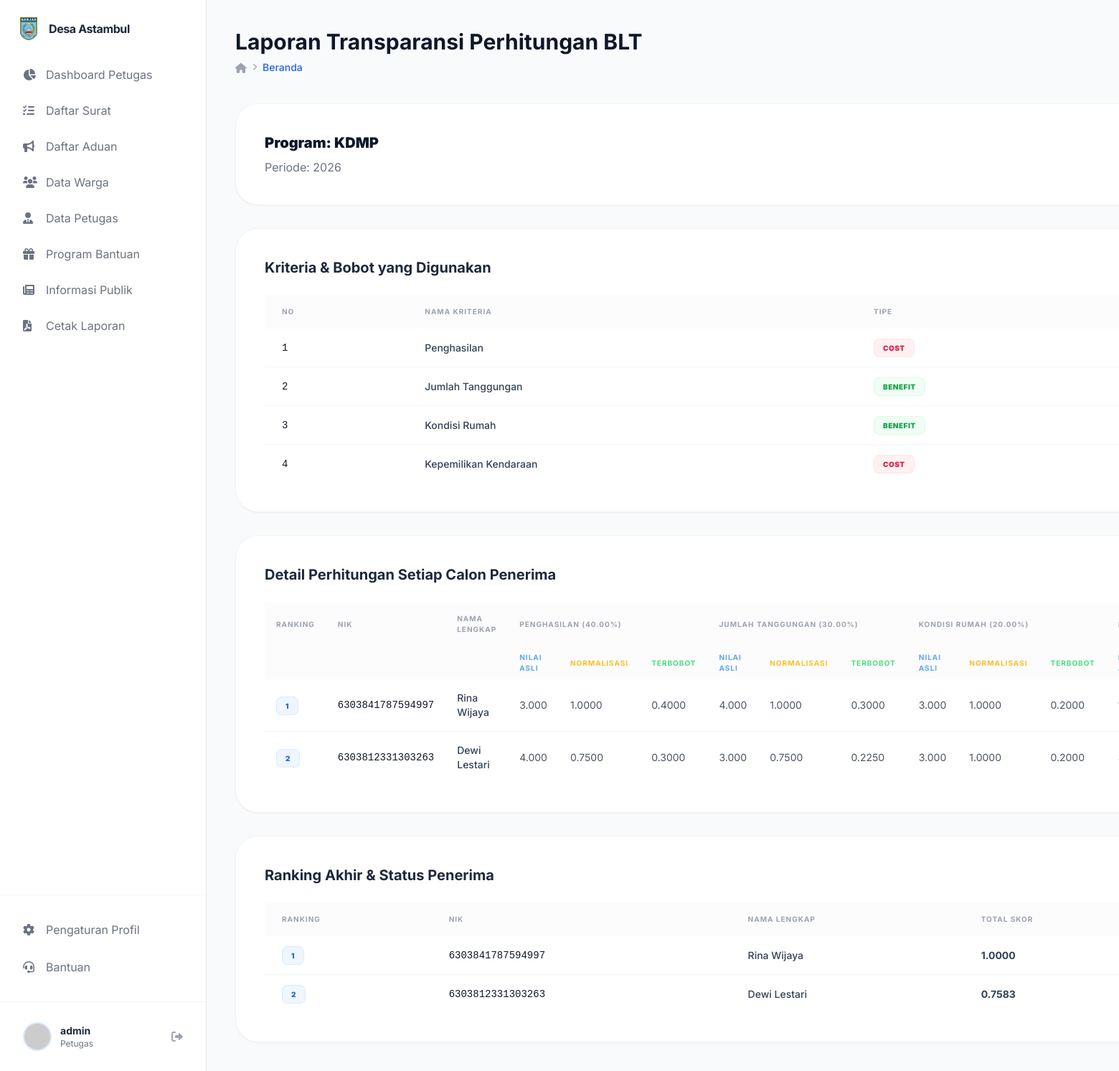
Page /public/blt/laporan/4 (signed in) on the committed database.
### tables this page shows
CREATE TABLE `program_bantuan` (
  `id_program` int NOT NULL,
  `nama_program` varchar(100) NOT NULL,
  `sumber_dana` varchar(100) NOT NULL,
  `periode` varchar(20) NOT NULL,
  `total_anggaran` decimal(12,2) NOT NULL DEFAULT '0.00',
  `kuota_penerima` int NOT NULL DEFAULT '0',
  `status` enum('aktif','selesai','direncanakan') NOT NULL DEFAULT 'direncanakan',
  `created_at` datetime NOT NULL DEFAULT CURRENT_TIMESTAMP,
  `updated_at` datetime NOT NULL DEFAULT CURRENT_TIMESTAMP ON UPDATE CURRENT_TIMESTAMP
);

CREATE TABLE `kriteria_bantuan` (
  `id_kriteria` int NOT NULL,
  `nama_kriteria` varchar(100) NOT NULL,
  `bobot` decimal(5,2) NOT NULL,
  `tipe_kriteria` enum('benefit','cost') NOT NULL,
  `created_at` datetime NOT NULL DEFAULT CURRENT_TIMESTAMP,
  `updated_at` datetime NOT NULL DEFAULT CURRENT_TIMESTAMP ON UPDATE CURRENT_TIMESTAMP
);

CREATE TABLE `hasil_saw_blt` (
  `id` int NOT NULL,
  `id_program` int NOT NULL,
  `id_calon` int NOT NULL,
  `nilai_total` decimal(10,5) NOT NULL,
  `ranking` int NOT NULL,
  `created_at` datetime DEFAULT CURRENT_TIMESTAMP
);

CREATE TABLE `warga` (
  `id_warga` int NOT NULL,
  `nik` varchar(16) DEFAULT NULL,
  `nama_lengkap` varchar(100) DEFAULT NULL,
  `tempat_lahir` varchar(50) DEFAULT NULL,
  `tanggal_lahir` date DEFAULT NULL,
  `jenis_kelamin` enum('L','P') DEFAULT NULL COMMENT 'L = Laki-laki, P = Perempuan',
  `alamat` text,
  `rt_rw` varchar(10) DEFAULT NULL,
  `pekerjaan` varchar(50) DEFAULT NULL,
  `penghasilan` decimal(12,2) DEFAULT NULL,
  `jumlah_tanggungan` int DEFAULT NULL,
  `kondisi_rumah` enum('layak','kurang_layak','tidak_layak') DEFAULT NULL,
  `status_kawin` enum('kawin','belum_kawin','cerai') DEFAULT NULL,
  `created_at` datetime DEFAULT NULL,
  `updated_at` datetime DEFAULT NULL
);

### app/views/blt/laporan.php (the view, shortened to what the rows shown need)
<div class="space-y-8">
    <div class="bg-white p-10 rounded-[32px] shadow-sm border border-gray-100 flex flex-col md:flex-row justify-between items-start md:items-center gap-6">
        <div>
            <h2 class="text-xl font-black text-slate-900 mb-2">Program: <?= htmlspecialchars((string)($data['program']['nama_program'] ?? '-')) ?></h2>
            <p class="text-gray-500">Periode: <?= htmlspecialchars((string)($data['program']['periode'] ?? '-')) ?></p>
        </div>
    </div>
    <div class="bg-white rounded-[32px] shadow-sm border border-gray-100 p-10">
        <div class="overflow-x-auto">
            <table class="w-full text-left border-collapse">
                <thead class="bg-gray-50/50">
                    <tr>
                        <th class="px-6 py-4 text-[10px] font-bold text-gray-400 uppercase tracking-widest">No</th>
                        <th class="px-6 py-4 text-[10px] font-bold text-gray-400 uppercase tracking-widest">Nama Kriteria</th>
                        <th class="px-6 py-4 text-[10px] font-bold text-gray-400 uppercase tracking-widest">Tipe</th>
                    </tr>
                </thead>
                <tbody class="divide-y divide-gray-100">
                    <?php $no = 1; foreach ($data['kriteria'] as $k): ?>
                    <tr class="hover:bg-gray-50/50 transition">
                        <td class="px-6 py-4 text-sm font-mono"><?= $no++ ?></td>
                        <td class="px-6 py-4 text-sm font-medium text-slate-700"><?= htmlspecialchars((string)($k['nama_kriteria'] ?? '-')) ?></td>
                        <td class="px-6 py-4 text-sm">
                            <span class="px-3 py-1.5 text-[10px] font-black rounded-lg border uppercase tracking-wider <?= ($k['tipe_kriteria'] ?? '') === 'benefit' ? 'bg-green-50 text-green-600 border-green-100' : 'bg-rose-50 text-rose-600 border-rose-100' ?>">
                                <?= htmlspecialchars((string)($k['tipe_kriteria'] ?? '-')) ?>
                            </span>
                        </td>
                    </tr>
                    <?php endforeach; ?>
                </tbody>
            </table>
        </div>
    </div>
    <div class="bg-white rounded-[32px] shadow-sm border border-gray-100 p-10">
        <div class="overflow-x-auto">
            <table class="w-full text-left border-collapse">
                <thead class="bg-gray-50/50">
                    <tr>
                        <th class="px-4 py-4 text-[10px] font-bold text-gray-400 uppercase tracking-widest">Ranking</th>
                        <th class="px-4 py-4 text-[10px] font-bold text-gray-400 uppercase tracking-widest">NIK</th>
                        <th class="px-4 py-4 text-[10px] font-bold text-gray-400 uppercase tracking-widest">Nama Lengkap</th>
                        <?php foreach ($data['kriteria'] as $k): ?>
                            <th class="px-4 py-4 text-[10px] font-bold text-gray-400 uppercase tracking-widest" colspan="3">
                                <?= htmlspecialchars((string)($k['nama_kriteria'] ?? '-')) ?> (<?= htmlspecialchars((string)($k['bobot'] ?? 0)) ?>%)
                            </th>
                        <?php endforeach; ?>
                    </tr>
                    <tr>
                        <th class="px-4 py-2 text-[10px] font-bold text-gray-400 uppercase tracking-widest"></th>
                        <th class="px-4 py-2 text-[10px] font-bold text-gray-400 uppercase tracking-widest"></th>
                        <th class="px-4 py-2 text-[10px] font-bold text-gray-400 uppercase tracking-widest"></th>
                        <?php foreach ($data['kriteria'] as $k): ?>
                            <th class="px-4 py-2 text-[10px] font-bold text-blue-400 uppercase tracking-widest">Nilai Asli</th>
                            <th class="px-4 py-2 text-[10px] font-bold text-amber-400 uppercase tracking-widest">Normalisasi</th>
                            <th class="px-4 py-2 text-[10px] font-bold text-green-400 uppercase tracking-widest">Terbobot</th>
                        <?php endforeach; ?>
                    </tr>
                </thead>
                <tbody class="divide-y divide-gray-100">
                    <?php foreach ($data['detailed_saw'] as $ds): ?>
                    <tr class="hover:bg-gray-50/50 transition">
                        <td class="px-4 py-4 text-sm">
                            <span class="px-3 py-1.5 text-[10px] font-black rounded-lg border uppercase tracking-wider bg-blue-50 text-blue-600 border-blue-100">
                                <?= htmlspecialchars((string)($ds['ranking'] ?? '-')) ?>
                            </span>
                        </td>
                        <td class="px-4 py-4 text-sm font-mono"><?= htmlspecialchars((string)($ds['nik'] ?? '-')) ?></td>
                        <td class="px-4 py-4 text-sm font-medium text-slate-700"><?= htmlspecialchars((string)($ds['nama_lengkap'] ?? '-')) ?></td>
                        <?php foreach ($ds['kriteria'] as $dk): ?>
                            <td class="px-4 py-4 text-sm text-gray-600"><?= number_format((float)($dk['nilai_asli'] ?? 0), 3) ?></td>
                            <td class="px-4 py-4 text-sm text-gray-600"><?= htmlspecialchars((string)($dk['nilai_normalisasi'] ?? '0.0000')) ?></td>
                            <td class="px-4 py-4 text-sm text-gray-600"><?= htmlspecialchars((string)($dk['nilai_terbobot'] ?? '0.0000')) ?></td>
                        <?php endforeach; ?>
                    </tr>
                    <?php endforeach; ?>
                </tbody>
            </table>
        </div>
    </div>
    <div class="bg-white rounded-[32px] shadow-sm border border-gray-100 p-10">
        <div class="overflow-x-auto">
            <table class="w-full text-left border-collapse">
                <thead class="bg-gray-50/50">
                    <tr>
                        <th class="px-6 py-4 text-[10px] font-bold text-gray-400 uppercase tracking-widest">Ranking</th>
                        <th class="px-6 py-4 text-[10px] font-bold text-gray-400 uppercase tracking-widest">NIK</th>
                        <th class="px-6 py-4 text-[10px] font-bold text-gray-400 uppercase tracking-widest">Nama Lengkap</th>
                        <th class="px-6 py-4 text-[10px] font-bold text-gray-400 uppercase tracking-widest">Total Skor</th>
                    </tr>
                </thead>
                <tbody class="divide-y divide-gray-100">
                    <?php foreach ($data['hasil_saw'] as $hs): ?>
                    <tr class="hover:bg-gray-50/50 transition">
                        <td class="px-6 py-4 text-sm">
                            <span class="px-3 py-1.5 text-[10px] font-black rounded-lg border uppercase tracking-wider bg-blue-50 text-blue-600 border-blue-100">
                                <?= htmlspecialchars((string)($hs['ranking'] ?? '-')) ?>
                            </span>
                        </td>
                        <td class="px-6 py-4 text-sm font-mono"><?= htmlspecialchars((string)($hs['nik'] ?? '-')) ?></td>
                        <td class="px-6 py-4 text-sm font-medium text-slate-700"><?= htmlspecialchars((string)($hs['nama_lengkap'] ?? '-')) ?></td>
                        <td class="px-6 py-4 text-sm font-bold text-slate-700"><?= number_format((float)($hs['nilai_total'] ?? 0), 4) ?></td>
                    </tr>
                    <?php endforeach; ?>
                </tbody>
            </table>
        </div>
    </div>
</div>

### rows in the picture
program_bantuan: nama_program "KDMP", periode "2026"
kriteria_bantuan: nama_kriteria "Penghasilan", tipe_kriteria "COST", nama_kriteria "PENGHASILAN", bobot "40.00", nilai_asli "3.000", nilai_normalisasi "1.0000", nilai_terbobot "0.4000", nilai_asli "4.000", nilai_normalisasi "0.7500", nilai_terbobot "0.3000"
kriteria_bantuan: nama_kriteria "Jumlah Tanggungan", tipe_kriteria "BENEFIT", nama_kriteria "JUMLAH TANGGUNGAN", bobot "30.00", nilai_asli "4.000", nilai_normalisasi "1.0000", nilai_terbobot "0.3000", nilai_asli "3.000", nilai_normalisasi "0.7500", nilai_terbobot "0.2250"
kriteria_bantuan: nama_kriteria "Kondisi Rumah", tipe_kriteria "BENEFIT", nama_kriteria "KONDISI RUMAH", bobot "20.00", nilai_asli "3.000", nilai_normalisasi "1.0000", nilai_terbobot "0.2000"
kriteria_bantuan: nama_kriteria "Kepemilikan Kendaraan", tipe_kriteria "COST"
hasil_saw_blt: ranking "1", warga.nik "6303841787594997", warga.nama_lengkap "Rina Wijaya", nilai_total "1.0000"
hasil_saw_blt: ranking "2", warga.nik "6303812331303263", warga.nama_lengkap "Dewi Lestari", nilai_total "0.7583"

### other values in the picture
$_SESSION['user']['nik'] "admin"
$level "Petugas"
$data['judul'] "Laporan Transparansi Perhitungan BLT"
$ds['ranking'] "2"
$ds['nik'] "6303812331303263"
$ds['nama_lengkap'] "Dewi Lestari"
